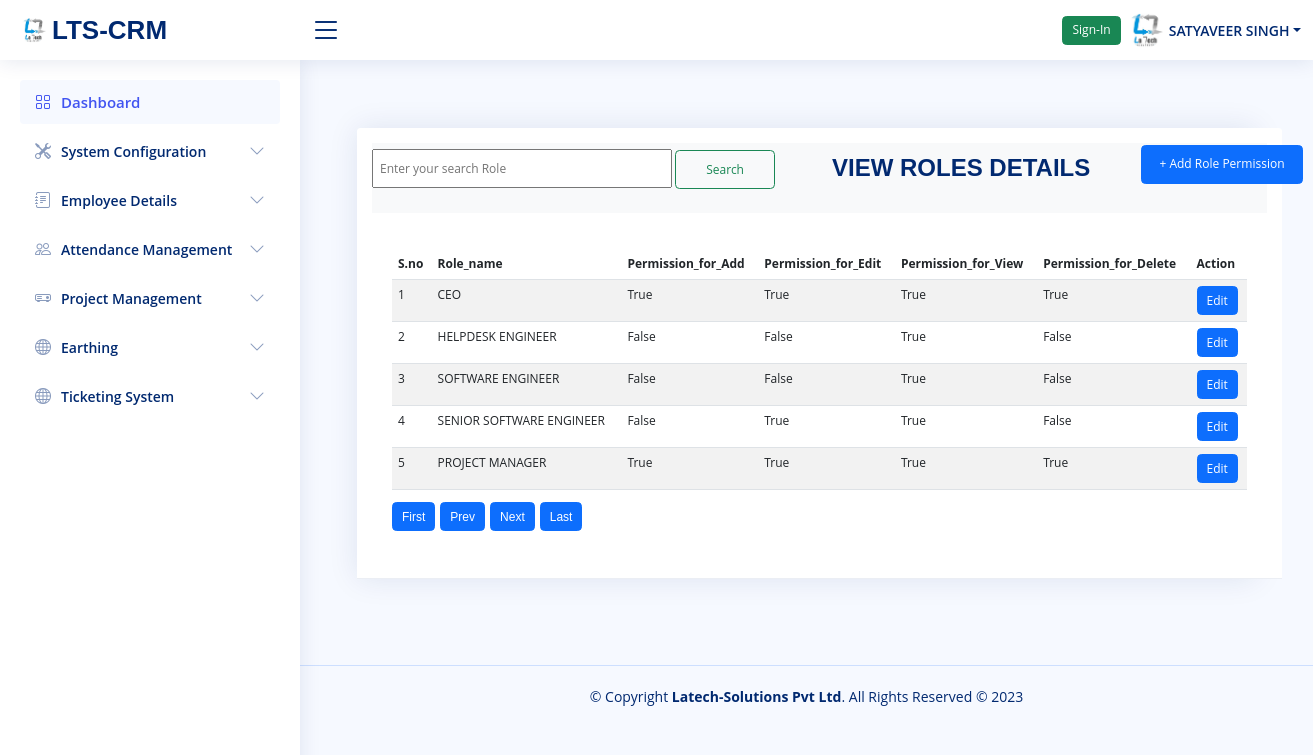
/PFC.php?PageName=view_role_management_system_details (signed in), run on the app's committed database.
### tables this page shows
CREATE TABLE `roles` (
  `role_id` int(10) UNSIGNED NOT NULL,
  `role_name` varchar(50) NOT NULL,
  `permission_for_add` varchar(200) NOT NULL,
  `permission_for_edit` varchar(200) NOT NULL,
  `permission_for_view` varchar(200) NOT NULL,
  `permission_for_delete` varchar(200) NOT NULL
);

### Pages/view_role_management_system_details.php (the view, shortened to what this page needs)
<?php
    require_once 'connection.php';
    include("Pages/pagi_script.php");
?>
<main id="main" class="main">
<div class="midde_cont" style="margin-left: -28;">
  <div class="container-fluid">
<div class="row column1">
  <div class="col-md-12">
        <div class="container py-5">
            <div class="card mt-3">
                <div class="card-header"  style="margin-right:-26px">
             <nav class="navbar navbar-light bg-light">
               <form method="POST">
                <input type="text" name="searchvalue" style="margin:-25;height:39px;padding:6px;width:300px;"  placeholder="Enter your search Role" value="">
                <input class="btn btn-outline-success my-2 my-sm-0" style="margin:-25;height:39px;padding:6px;width:100px;" type="submit" name="submitsearch" value="Search">
                <button type="button" class="btn btn-primary" data-bs-toggle="modal" data-bs-target="#myModal" style="height: 39px; padding: 6px;width: 162px;margin-left: 769px;margin-top: -70px;">+ Add Role Permission</button>
                </form>
                 <h2 style="color:#012970;margin-left:460px;margin-top:-72px"><b>VIEW ROLES DETAILS</b></h2>
             </nav><br><br>
         <div class="card-body">
            <table  class="hover table table-striped" style="width:100%">
            <thead class="thead-pink" >
            <tr>
                   <th scope="col">S.no</th>
                    <th scope="col">Role_name</th>
                    <th scope="col">Permission_for_Add</th>
                    <th scope="col">Permission_for_Edit</th>
                    <th scope="col">Permission_for_View</th>
                    <th scope="col">Permission_for_Delete</th>
                    <th scope="col"><span class="actives">Action</span></th>
                  </tr>
                </thead>
                <tbody>
                <?php
                  $sql = "SELECT `role_id`,`role_name`,CASE WHEN `permission_for_add`='1' THEN 'True' WHEN `permission_for_add`='0' THEN 'False' END as `permission_for_add`, CASE WHEN `permission_for_edit`='1' THEN 'True' WHEN `permission_for_edit`='0' THEN 'False' END as `permission_for_edit`, CASE WHEN `permission_for_view`='1' THEN 'True' WHEN `permission_for_view`='0' THEN 'False' END as `permission_for_view`, CASE WHEN `permission_for_delete`='1' THEN 'True' WHEN `permission_for_delete`='0' THEN 'False' END as `permission_for_delete` FROM `roles` order by `role_id` LIMIT $offset, $no_of_records_per_page";
                  $result = $conn->query($sql);
                  if ($result->num_rows > 0)
                  {
                    $cnt=0;
                  while($row = $result->fetch_assoc())
                    {
                      ?>
                      <tr>
                         <td><?php echo ++$cnt;?></td>
                        <td><?php echo $row["role_name"];?></td>
                        <td><?php echo $row["permission_for_add"];?></td>
                        <td><?php echo $row["permission_for_edit"];?></td>
                        <td><?php echo $row["permission_for_view"];?></td>
                        <td><?php echo $row["permission_for_delete"];?></td>
                        <td><button  data-bs-toggle='modal' class='btn btn-primary editbtn'>Edit</button></td>
                      </tr>
                <?php
                    }
                  }
                  ?>
                 </tbody>
             </table>
             <?php
                 $sql1 = "SELECT * from roles";
                 echo htmlContent($conn,$sql1,$no_of_records_per_page,$offset,$pageno);
             ?>
    </div>
</main>

### assets/css/style.css (style rules this page uses)
:root { scroll-behavior: smooth; }
body { font-family: "Open Sans", sans-serif; background: #f6f9ff; color: #444444; }
h1, h2, h3, h4, h5, h6 { font-family: "Nunito", sans-serif; }
#main { margin-top: 60px; padding: 20px 30px; transition: all 0.3s; }
.card { margin-bottom: 30px; border: none; border-radius: 5px; box-shadow: 0px 0 30px rgba(1, 41, 112, 0.1); }
.card-header, .card-footer { border-color: #ebeef4; background-color: #fff; color: #798eb3; padding: 15px; }
.card-body { padding: 0 20px 20px 20px; }
@media (min-width: 1200px) { #main, #footer { margin-left: 300px; } }

### PFC.php (style rules this page uses)
html { font-size: 12px; }

### data on the page
roles: role_name "CEO", permission_for_add "True", permission_for_edit "True", permission_for_view "True", permission_for_delete "True"
roles: role_name "HELPDESK ENGINEER", permission_for_add "False", permission_for_edit "False", permission_for_view "True", permission_for_delete "False"
roles: role_name "SOFTWARE ENGINEER", permission_for_add "False", permission_for_edit "False", permission_for_view "True", permission_for_delete "False"
roles: role_name "SENIOR SOFTWARE ENGINEER", permission_for_add "False", permission_for_edit "True", permission_for_view "True", permission_for_delete "False"
roles: role_name "PROJECT MANAGER", permission_for_add "True", permission_for_edit "True", permission_for_view "True", permission_for_delete "True"

### other printed values
$_SESSION['PFC_EmpName'] "SATYAVEER SINGH"
